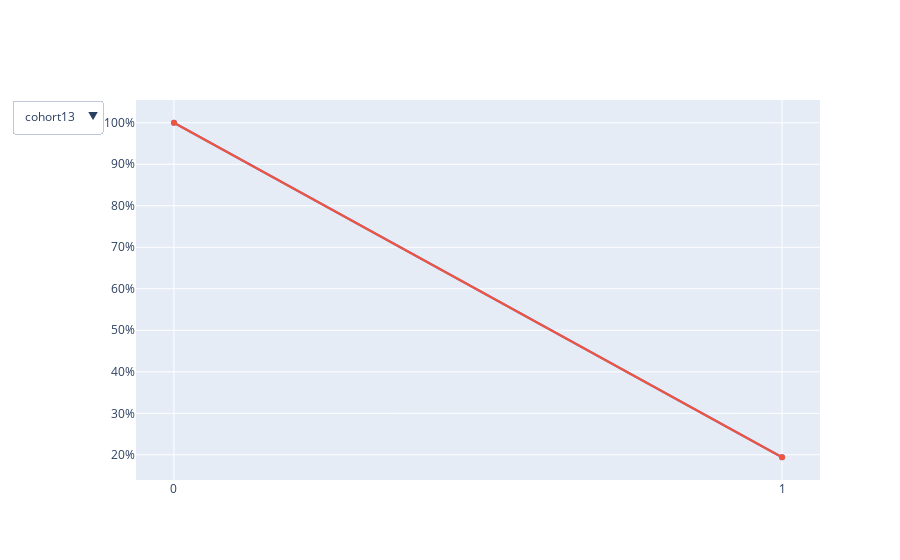

Source (notebook cell):
### Code cell
fig = go.Figure()

# set up permanent trace
fig.add_trace(go.Scatter(x=df2.index,
                         y=df2[df2.columns[0]],
                         visible=True)
             )

# set up variable trace
fig.add_trace(go.Scatter(x=df2.index,
                         y=df2[df2.columns[0]],
                         visible=True)
             )

updatemenu = []
buttons = []

# button with one option for each dataframe
for col in df2.columns:
    buttons.append(dict(method='restyle',
                        label=col,
                        visible=True,
                        args=[{'y':[df2[col]],
                               'x':[df2.index],
                               'type':'scatter'}, [0]],
                        )
                  )

# some adjustments to the updatemenus
updatemenu = []
your_menu = dict()
updatemenu.append(your_menu)

updatemenu[0]['buttons'] = buttons
updatemenu[0]['direction'] = 'down'
updatemenu[0]['showactive'] = True


# add dropdown menus to the figure
fig.update_layout(showlegend=False, updatemenus=updatemenu)

fig.update_xaxes(type='category')
fig.update_yaxes(nticks=10)
fig.layout.yaxis.tickformat = ',.0%' 



fig.show()

### Figure 1 — Plotly figure (JSON) as saved in the notebook; plotly's stock layout.template omitted (floating-point values rounded to 4 significant figures)
{"data": [{"type": "scatter", "visible": true, "x": [0, 1], "y": [1, 0.1941]}, {"type": "scatter", "visible": true, "x": [0, 1], "y": [1, 0.1941]}], "layout": {"showlegend": false, "updatemenus": [{"buttons": [{"args": [{"type": "scatter", "x": [[0, 1]], "y": [[1, 0.1941]]}, [0]], "label": "cohort13", "method": "restyle", "visible": true}, {"args": [{"type": "scatter", "x": [[0, 1]], "y": [[1, 0.1518]]}, [0]], "label": "cohort14", "method": "restyle", "visible": true}, {"args": [{"type": "scatter", "x": [[0, 1]], "y": [[1, 0.1297]]}, [0]], "label": "cohort15", "method": "restyle", "visible": true}, {"args": [{"type": "scatter", "x": [[0, 1]], "y": [[1, 0.1269]]}, [0]], "label": "cohort16", "method": "restyle", "visible": true}, {"args": [{"type": "scatter", "x": [[0, 1]], "y": [[1, 0.06894]]}, [0]], "label": "cohort17", "method": "restyle", "visible": true}], "direction": "down", "showactive": true}], "xaxis": {"type": "category"}, "yaxis": {"nticks": 10, "tickformat": ",.0%"}}}
